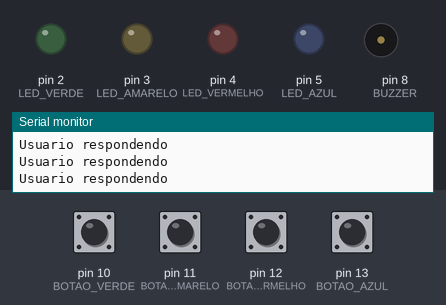
The sketch below on a simulated Arduino Uno, built with avr-gcc and run on an emulated ATmega328P. Parts: output pins drawn as LEDs (lit = HIGH), buzzer (waves = sounding), the last lines printed to the serial monitor. Dashed ring = blinking. Inputs (shaded band) come from the test bench; at power-on: pin 10 (BOTAO_VERDE), pin 11 (BOTAO_AMARELO), pin 12 (BOTAO_VERMELHO), pin 13 (BOTAO_AZUL) HIGH. Random numbers use the default seed unless the sketch sets one.

Above: at 2.3 s.
2.4 s: pin 11 (BOTAO_AMARELO) pulled LOW for 0.15 s
At 3.2 s:
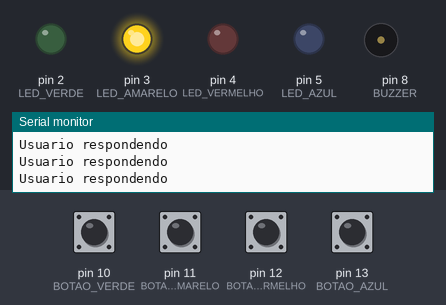
At 3.92 s:
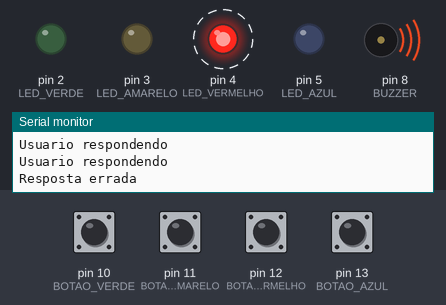
Timing chart, 0 to 11.4 s (numbered marks = the images above; inputs shaded):
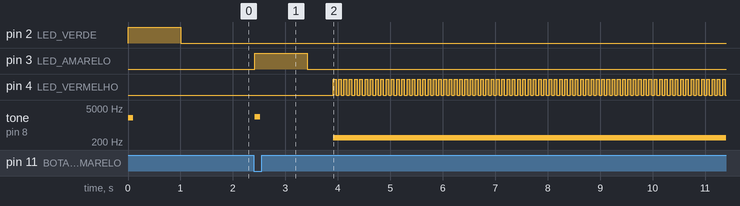

Measured:
- after the input at 2.4 s, pin 3 (LED_AMARELO): LOW → HIGH at once, → LOW 1.0 s later; pin 4 (LED_VERMELHO): alternates HIGH for 0.05 s and LOW for 0.05 s, starting after 1.5 s; tone on pin 8 (BUZZER): silent → 2200 Hz at once, → silent 0.10 s later, → 300 Hz 1.4 s later

The sketch:

sketch_mar13a.ino
```cpp
#define LED_VERDE 2
#define LED_AMARELO 3
#define LED_VERMELHO 4
#define LED_AZUL 5

#define BOTAO_VERDE 10
#define BOTAO_AMARELO 11
#define BOTAO_VERMELHO 12
#define BOTAO_AZUL 13

#define BUZZER 8

#define UM_SEGUNDO 1000
#define MEIO_SEGUNDO 500
#define CINQUENTA_MILISEGUNDOS 50

#define TAMANHO_SEQUENCIA 4

#define INDEFINIDO -1

enum Estados {
  PRONTO_PARA_PROXIMA_RODADA,   // 0
  USUARIO_RESPONDENDO,          // 1
  JOGO_FINALIZADO_COM_SUCESSO,  // 2
  JOGO_FINALIZADO_COM_FALHA     // 3
};

int sequenciaLuzes[TAMANHO_SEQUENCIA];

int rodada = 0;
int ledsRespondidos = 0;

void setup() {
  Serial.begin(9600);
  iniciaPortas();
  iniciaJogo();
}

void iniciaJogo() {
  int jogo = analogRead(0);
  randomSeed(jogo);
  Serial.println(jogo);

  for (int i = 0; i < TAMANHO_SEQUENCIA; i++){
    sequenciaLuzes[i] = sorteiaCor();
  }
}

int sorteiaCor() {
  return random(LED_VERDE, LED_AZUL + 1); // 2 a 5 (6)
}

void iniciaPortas() {
  pinMode(LED_VERDE, OUTPUT);
  pinMode(LED_AMARELO, OUTPUT);
  pinMode(LED_VERMELHO, OUTPUT);
  pinMode(LED_AZUL, OUTPUT);

  pinMode(BOTAO_VERDE, INPUT_PULLUP);
  pinMode(BOTAO_AMARELO, INPUT_PULLUP);
  pinMode(BOTAO_VERMELHO, INPUT_PULLUP);
  pinMode(BOTAO_AZUL, INPUT_PULLUP);

  pinMode(BUZZER, OUTPUT);
}

void loop() {
  switch (estadoAtual()) {
    case PRONTO_PARA_PROXIMA_RODADA:
      Serial.println("Pronto para proxima rodada");
      preparaNovaRodada();
      break;
    case USUARIO_RESPONDENDO:
      Serial.println("Usuario respondendo");
      processaRespostaDoUsuario();
      break;
    case JOGO_FINALIZADO_COM_SUCESSO:
      Serial.println("Jogo finalizado com sucesso");
      jogoFinalizadoComSucesso();
      break;
    case JOGO_FINALIZADO_COM_FALHA:
      Serial.println("Jogo finalizado com falha");
      jogoFinalizadoComFalha();
      break;
  }
}

void preparaNovaRodada() {
  rodada++;
  ledsRespondidos = 0;
  if (rodada <= TAMANHO_SEQUENCIA) {
    piscaLedsDaRodada();
  }
}

void processaRespostaDoUsuario() {
  int resposta = checaRespostaJogador();

  if (resposta == INDEFINIDO){
    return;
  }

  if (resposta == sequenciaLuzes[ledsRespondidos]) {
    ledsRespondidos++;
  } else {
    Serial.println("Resposta errada");
    rodada = TAMANHO_SEQUENCIA + 2;   // para cair na condição do estado de jogo finalizado com falha
  }
}

int estadoAtual() {
  if (rodada <= TAMANHO_SEQUENCIA){
    if (ledsRespondidos == rodada){
      return PRONTO_PARA_PROXIMA_RODADA;
    } else {
      return USUARIO_RESPONDENDO;
    }
  } else if (rodada == TAMANHO_SEQUENCIA + 1) {
    return JOGO_FINALIZADO_COM_SUCESSO;
  } else {
    return JOGO_FINALIZADO_COM_FALHA;
  }
}

void piscaLedsDaRodada() {
  for(int indice = 0; indice < rodada; indice++) {
    piscaLed(sequenciaLuzes[indice]);
  }
}

int checaRespostaJogador() {
  if (digitalRead(BOTAO_VERDE) == LOW) {
    return piscaLed(LED_VERDE);
  }
  if (digitalRead(BOTAO_AMARELO) == LOW) {
    return piscaLed(LED_AMARELO);
  }
  if (digitalRead(BOTAO_VERMELHO) == LOW) {
    return piscaLed(LED_VERMELHO);
  }
  if (digitalRead(BOTAO_AZUL) == LOW) {
    return piscaLed(LED_AZUL);
  }
  return INDEFINIDO;
}

void jogoFinalizadoComSucesso() {

  digitalWrite(LED_VERDE, HIGH);
  delay(CINQUENTA_MILISEGUNDOS);
  digitalWrite(LED_VERDE, LOW);
  delay(CINQUENTA_MILISEGUNDOS);
}

void jogoFinalizadoComFalha() {
  tocaSom(300);
  digitalWrite(LED_VERMELHO, HIGH);
  delay(CINQUENTA_MILISEGUNDOS);
  digitalWrite(LED_VERMELHO, LOW);
  delay(CINQUENTA_MILISEGUNDOS);
}

int piscaLed(int portaLed) {

  verificaSomDoLed(portaLed);

  digitalWrite(portaLed, HIGH);
  delay(UM_SEGUNDO);
  digitalWrite(portaLed, LOW);
  delay(MEIO_SEGUNDO);

  return portaLed;
}

void tocaSom(int frequencia) {
  tone(BUZZER, frequencia, 100);
}

void verificaSomDoLed(int portaLed) {
  switch (portaLed) {
    case LED_VERDE:
      tocaSom(2000);
      break;
    case LED_AMARELO:
      tocaSom(2200);
      break;
    case LED_VERMELHO:
      tocaSom(2400);
      break;
    case LED_AZUL:
      tocaSom(2500);
      break;
  }
}
```
